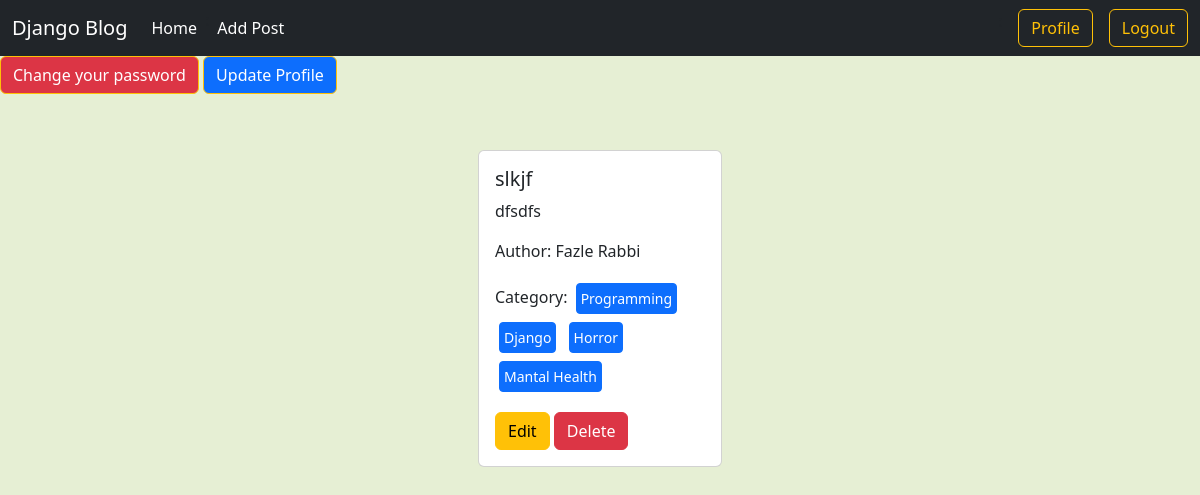
The app's page /author/profile/ (signed in) with its own data.
### posts/models.py (models this page shows, shortened)
class Post(models.Model):
    title=models.CharField(max_length=100)
    content=models.TextField()
    category=models.ManyToManyField(Category) #akta post multiple categorir moddhe thakte pare abar akta categorier moddhe mlutiple post thekte pare
    author=models.ForeignKey(User ,on_delete=models.CASCADE)

### categories/models.py (models this page shows, shortened)
class Category(models.Model):
    name=models.CharField(max_length=100)
    slug=models.SlugField(max_length=100,unique=True,null=True,blank=True)

### author/views.py (the view)
# urls.py: path('profile/',views.profile, name="profile"),
@login_required
def profile(request):
    data=Post.objects.filter(author=request.user)
    return render(request,'profile.html',{'data':data})

### author/templates/profile.html (shortened to what this page needs)
{% extends "base.html" %}
{% load crispy_forms_tags %}
{% block content %}
<a href="{% url "pass_change" %}"  class="btn btn-outline-warning text-white bg-danger" >Change your password</a>
<a href="{% url "edit_profile" %}"  class="btn btn-outline-warning text-white bg-primary" >Update Profile</a>
<div class="d-flex flex-wrap justify-content-center px-5 pt-5 ">
    {% for post in data %}
    <div class="col-sm-3  px-2 m-2">
        <div class="card mx-2">
          <div class="card-body">
            <h5 class="card-title">{{post.title}}</h5>
            <p class="card-text">{{post.content}}</p>
            <p>Author: {{post.author.first_name}}  {{post.author.last_name}}</p>
            <p>Category:
                {% for cat in post.category.all %}
                    <button class="btn btn-primary btn-sm tex-white px-1 m-1"disable>{{cat.name}}</button>
                {% endfor %}
            </p>
            <a href="{% url "edit_post" post.id %}" class="btn btn-warning">Edit</a>
            <a href="{% url "delete_post" post.id %}" class="btn btn-danger">Delete</a>
          </div>
        </div>
      </div>
    {% endfor %}
{% endblock  %}

### records on screen
Post: title "slkjf", content "dfsdfs", author.first_name "Fazle", author.last_name "Rabbi"
Category: name "Programming"
Category: name "Django"
Category: name "Horror"
Category: name "Mantal Health"
